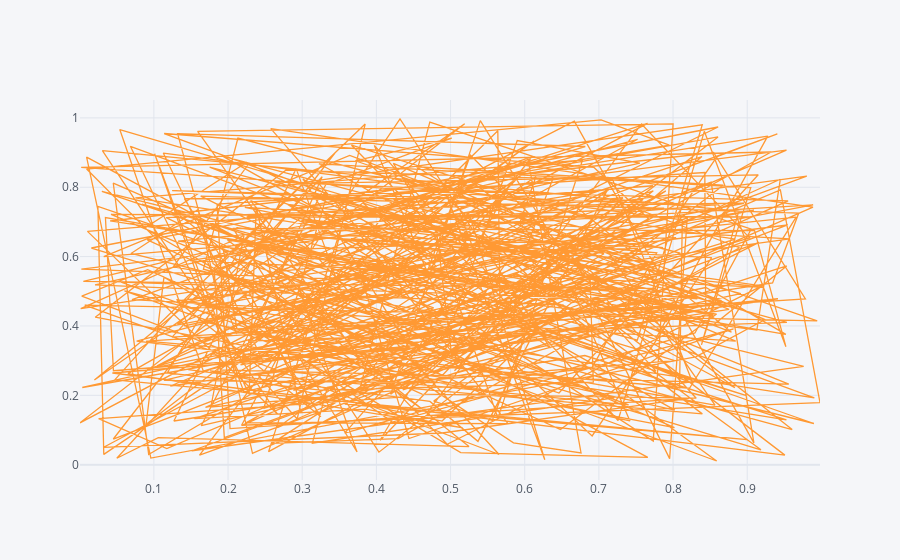

Notebook code cell kept with this figure:
### Markdown cell above
#### scatter plot

### Code cell
# using scatter plot between culomns a, b

df1.iplot(kind='scatter', x='a', y='b')

### Figure 1 — Plotly figure (JSON) as saved in the notebook; plotly's stock layout.template omitted (floating-point values rounded to 4 significant figures; data arrays with more than 128 entries replaced by an {"elided": "..."} marker saying what was removed)
{"data": [{"line": {"color": "rgba(255, 153, 51, 1.0)", "dash": "solid", "shape": "linear", "width": 1.3}, "mode": "lines", "name": "b", "text": "", "type": "scatter", "x": {"elided": "500 float values"}, "y": {"elided": "500 float values"}}], "layout": {"legend": {"bgcolor": "#F5F6F9", "font": {"color": "#4D5663"}}, "paper_bgcolor": "#F5F6F9", "plot_bgcolor": "#F5F6F9", "title": {"font": {"color": "#4D5663"}}, "xaxis": {"gridcolor": "#E1E5ED", "showgrid": true, "tickfont": {"color": "#4D5663"}, "title": {"font": {"color": "#4D5663"}, "text": ""}, "zerolinecolor": "#E1E5ED"}, "yaxis": {"gridcolor": "#E1E5ED", "showgrid": true, "tickfont": {"color": "#4D5663"}, "title": {"font": {"color": "#4D5663"}, "text": ""}, "zerolinecolor": "#E1E5ED"}}}
